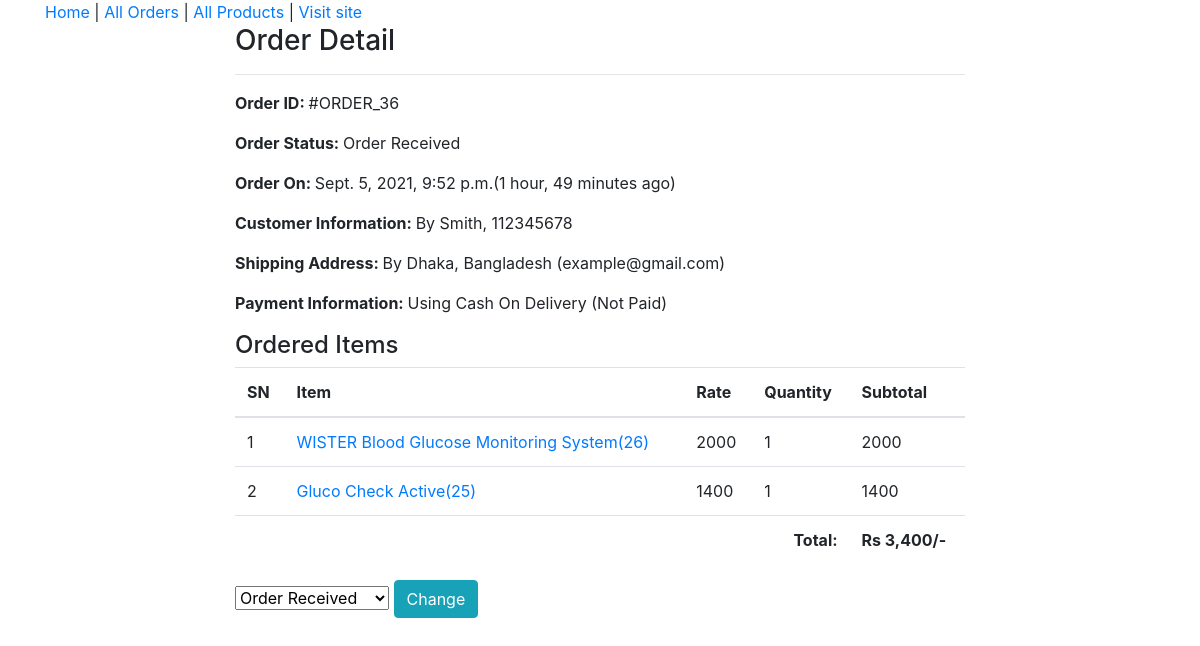
/admin-order/36/ (signed in), run on the app's committed database.
### ecomapp/models.py (models this page shows, shortened)
class Order(models.Model):
    cart = models.OneToOneField(Cart, on_delete=models.CASCADE)
    ordered_by = models.CharField(max_length=200)
    shipping_address = models.CharField(max_length=200)
    mobile = models.CharField(max_length=10)
    email = models.EmailField(null=True, blank=True)
    subtotal = models.PositiveIntegerField()
    discount = models.PositiveIntegerField()
    total = models.PositiveIntegerField()
    order_status = models.CharField(max_length=50, choices=ORDER_STATUS)
    created_at = models.DateTimeField(auto_now_add=True)
    payment_method = models.CharField(
        max_length=20, choices=METHOD, default="Cash On Delivery")
    payment_completed = models.BooleanField(
        default=False, null=True, blank=True)

class CartProduct(models.Model):
    cart = models.ForeignKey(Cart, on_delete=models.CASCADE)
    product = models.ForeignKey(Product, on_delete=models.CASCADE)
    rate = models.PositiveIntegerField()
    quantity = models.PositiveIntegerField()
    subtotal = models.PositiveIntegerField()

class Product(models.Model):
    title = models.CharField(max_length=200)
    slug = models.SlugField(unique=True)
    category = models.ForeignKey(Category, on_delete=models.CASCADE)
    image = models.ImageField(upload_to="products")
    marked_price = models.PositiveIntegerField()
    selling_price = models.PositiveIntegerField()
    description = models.TextField()
    warranty = models.CharField(max_length=300, null=True, blank=True)
    return_policy = models.CharField(max_length=300, null=True, blank=True)
    view_count = models.PositiveIntegerField(default=0)

### ecomapp/views.py (the view)
# urls.py: path("admin-order/<int:pk>/", AdminOrderDetailView.as_view(),
class AdminOrderDetailView(AdminRequiredMixin, DetailView):
    template_name = "adminpages/adminorderdetail.html"
    model = Order
    context_object_name = "ord_obj"
    def get_context_data(self, **kwargs):
        context = super().get_context_data(**kwargs)
        context["allstatus"] = ORDER_STATUS
        return context

### ecomapp/views.py (called while the page is built)
    def dispatch(self, request, *args, **kwargs):
        if request.user.is_authenticated and Admin.objects.filter(user=request.user).exists():
            pass
        else:
            return redirect("/admin-login/")
        return super().dispatch(request, *args, **kwargs)

### templates/adminpages/adminorderdetail.html (shortened to what this page needs)
{% extends 'adminpages/adminbase.html' %}
{% load humanize %}
{% block content %}
<div class="container">
    <div class="row">
        <div class="col-md-8 mx-auto">
            <h3>Order Detail</h3>
            <hr>
            <p><span class="font-weight-bold">Order ID: </span> #ORDER_{{ord_obj.id}}</p>
            <p><span class="font-weight-bold">Order Status: </span> {{ord_obj.order_status}}</p>
            <p><span class="font-weight-bold">Order On: </span> {{ord_obj.created_at}}({{ord_obj.created_at|timesince}} ago)</p>
            <p><span class="font-weight-bold">Customer Information: </span> By {{ord_obj.ordered_by}}, {{ord_obj.mobile}}</p>
            <p><span class="font-weight-bold">Shipping Address: </span> By {{ord_obj.shipping_address}} ({{ord_obj.email}})</p>
            <p><span class="font-weight-bold">Payment Information: </span>  Using {{ord_obj.payment_method}} ({% if ord_obj.payment_completed %}Payment Completed{% else %}Not Paid{% endif %})</p>
            <h4>Ordered Items</h4>
            <table class="table">
                <thead>
                    <tr>
                        <th>SN</th>
                        <th>Item</th>
                        <th>Rate</th>
                        <th>Quantity</th>
                        <th>Subtotal</th>
                    </tr>
                </thead>
                <tbody>
                    {% for cp in ord_obj.cart.cartproduct_set.all %}
                    <tr>
                        <td>{{forloop.counter}}</td>
                        <td><a target="_blank"
                                href="{% url 'ecomapp:productdetail' cp.product.slug %}">{{cp.product.title}}({{cp.product.id}})</a>
                        </td>
                        <td>{{cp.rate}}</td>
                        <td>{{cp.quantity}}</td>
                        <td>{{cp.subtotal}}</td>
                    </tr>
                    {% endfor %}
                    <tr>
                        <th colspan="4" class="text-right">Total: </th>
                        <th>Rs {{ord_obj.total|intcomma}}/-</th>
                    </tr>
                </tbody>
            </table>
            <form action="{% url 'ecomapp:adminorderstatuschange' ord_obj.id %}" method="POST">
                <select name="status">
                    {% for i, j in allstatus %}
                    <option value="{{i}}" {% if i == ord_obj.order_status %}selected{% endif %}>{{j}}</option>
                    {% endfor %}
                </select>
                <button class="btn btn-info">Change</button>
            </form>
        </div>
    </div>
</div>
{% endblock %}

### data on the page
Order: id "36", order_status "Order Received", created_at "Sept. 5, 2021, 9:52 p.m.", created_at "1 hour, 49 minutes", ordered_by "Smith", mobile "112345678", shipping_address "Dhaka, Bangladesh", email "example@gmail.com", payment_method "Cash On Delivery", total "3,400", status "Order Received"
CartProduct: product "WISTER Blood Glucose Monitoring System", product.id "26", rate "2000", quantity "1", subtotal "2000"
CartProduct: product "Gluco Check Active", product.id "25", rate "1400", quantity "1", subtotal "1400"
